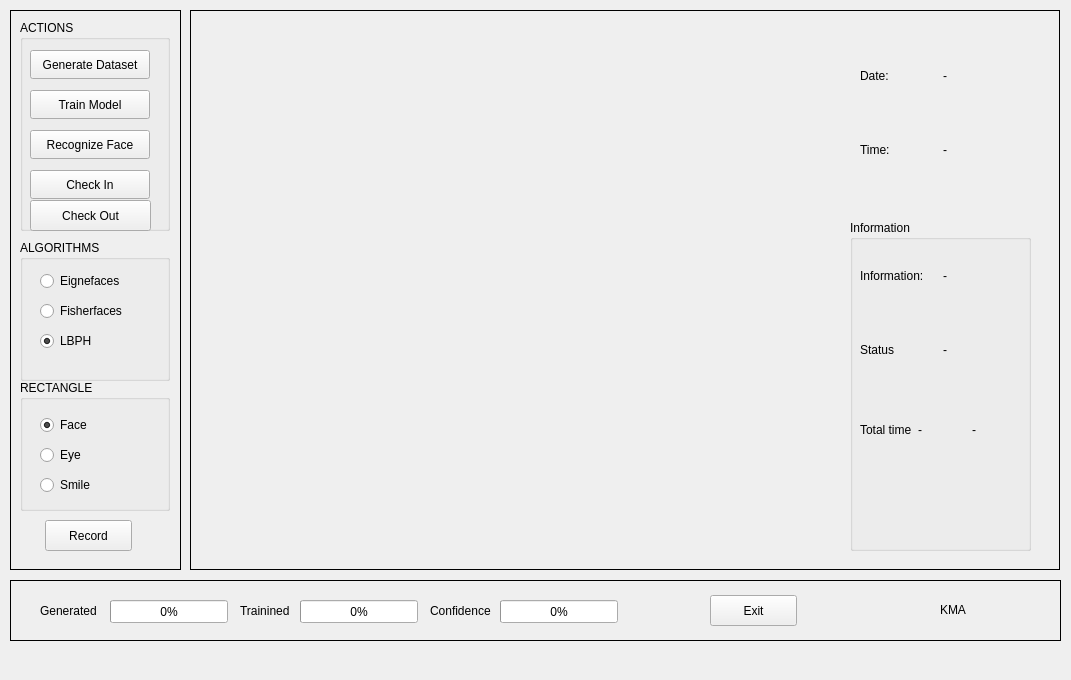
<?xml version="1.0" encoding="UTF-8"?>
<ui version="4.0">
 <class>MainWindow</class>
 <widget class="QMainWindow" name="MainWindow">
  <property name="geometry">
   <rect>
    <x>0</x>
    <y>0</y>
    <width>1071</width>
    <height>680</height>
   </rect>
  </property>
  <property name="minimumSize">
   <size>
    <width>1071</width>
    <height>680</height>
   </size>
  </property>
  <property name="maximumSize">
   <size>
    <width>1071</width>
    <height>680</height>
   </size>
  </property>
  <property name="windowTitle">
   <string>AUFR</string>
  </property>
  <property name="windowIcon">
   <iconset>
    <normaloff>icon/app_icon.jpg</normaloff>icon/app_icon.jpg</iconset>
  </property>
  <widget class="QWidget" name="centralwidget">
   <widget class="QFrame" name="frame">
    <property name="geometry">
     <rect>
      <x>190</x>
      <y>10</y>
      <width>870</width>
      <height>560</height>
     </rect>
    </property>
    <property name="frameShape">
     <enum>QFrame::Box</enum>
    </property>
    <widget class="QLabel" name="video_feed">
     <property name="geometry">
      <rect>
       <x>0</x>
       <y>0</y>
       <width>641</width>
       <height>560</height>
      </rect>
     </property>
     <property name="text">
      <string/>
     </property>
    </widget>
    <widget class="QWidget" name="horizontalLayoutWidget">
     <property name="geometry">
      <rect>
       <x>670</x>
       <y>30</y>
       <width>160</width>
       <height>71</height>
      </rect>
     </property>
     <layout class="QHBoxLayout" name="horizontalLayout">
      <item>
       <widget class="QLabel" name="label_6">
        <property name="text">
         <string>Date:</string>
        </property>
       </widget>
      </item>
      <item>
       <widget class="QLabel" name="date_label">
        <property name="text">
         <string>-</string>
        </property>
       </widget>
      </item>
     </layout>
    </widget>
    <widget class="QWidget" name="horizontalLayoutWidget_2">
     <property name="geometry">
      <rect>
       <x>670</x>
       <y>100</y>
       <width>160</width>
       <height>80</height>
      </rect>
     </property>
     <layout class="QHBoxLayout" name="horizontalLayout_2">
      <property name="spacing">
       <number>6</number>
      </property>
      <item>
       <widget class="QLabel" name="label_7">
        <property name="text">
         <string>Time:</string>
        </property>
       </widget>
      </item>
      <item>
       <widget class="QLabel" name="time_label">
        <property name="text">
         <string>-</string>
        </property>
       </widget>
      </item>
     </layout>
    </widget>
    <widget class="QGroupBox" name="groupBox">
     <property name="geometry">
      <rect>
       <x>660</x>
       <y>210</y>
       <width>181</width>
       <height>331</height>
      </rect>
     </property>
     <property name="title">
      <string>Information</string>
     </property>
     <widget class="QWidget" name="horizontalLayoutWidget_3">
      <property name="geometry">
       <rect>
        <x>10</x>
        <y>20</y>
        <width>160</width>
        <height>71</height>
       </rect>
      </property>
      <layout class="QHBoxLayout" name="horizontalLayout_4">
       <item>
        <widget class="QLabel" name="label_8">
         <property name="text">
          <string>Information:</string>
         </property>
        </widget>
       </item>
       <item>
        <widget class="QLabel" name="name_label">
         <property name="text">
          <string>-</string>
         </property>
        </widget>
       </item>
      </layout>
     </widget>
     <widget class="QWidget" name="horizontalLayoutWidget_4">
      <property name="geometry">
       <rect>
        <x>10</x>
        <y>90</y>
        <width>160</width>
        <height>80</height>
       </rect>
      </property>
      <layout class="QHBoxLayout" name="horizontalLayout_5">
       <property name="spacing">
        <number>6</number>
       </property>
       <item>
        <widget class="QLabel" name="label_9">
         <property name="text">
          <string>Status</string>
         </property>
        </widget>
       </item>
       <item>
        <widget class="QLabel" name="id_label">
         <property name="text">
          <string>-</string>
         </property>
        </widget>
       </item>
      </layout>
     </widget>
     <widget class="QWidget" name="horizontalLayoutWidget_5">
      <property name="geometry">
       <rect>
        <x>10</x>
        <y>170</y>
        <width>160</width>
        <height>80</height>
       </rect>
      </property>
      <layout class="QHBoxLayout" name="horizontalLayout_3">
       <item>
        <widget class="QLabel" name="label_10">
         <property name="text">
          <string>Total time</string>
         </property>
        </widget>
       </item>
       <item>
        <widget class="QLabel" name="hour_label">
         <property name="text">
          <string>-</string>
         </property>
        </widget>
       </item>
       <item>
        <widget class="QLabel" name="min_label">
         <property name="text">
          <string>-</string>
         </property>
        </widget>
       </item>
      </layout>
     </widget>
    </widget>
   </widget>
   <widget class="QFrame" name="frame_2">
    <property name="geometry">
     <rect>
      <x>10</x>
      <y>10</y>
      <width>171</width>
      <height>560</height>
     </rect>
    </property>
    <property name="frameShape">
     <enum>QFrame::Panel</enum>
    </property>
    <widget class="QGroupBox" name="groupBox_3">
     <property name="geometry">
      <rect>
       <x>10</x>
       <y>370</y>
       <width>150</width>
       <height>131</height>
      </rect>
     </property>
     <property name="title">
      <string>RECTANGLE</string>
     </property>
     <widget class="QRadioButton" name="smile_rect_radio">
      <property name="geometry">
       <rect>
        <x>20</x>
        <y>90</y>
        <width>120</width>
        <height>30</height>
       </rect>
      </property>
      <property name="text">
       <string>Smile</string>
      </property>
      <attribute name="buttonGroup">
       <string notr="true">rect_radio_group</string>
      </attribute>
     </widget>
     <widget class="QRadioButton" name="eye_rect_radio">
      <property name="geometry">
       <rect>
        <x>20</x>
        <y>60</y>
        <width>120</width>
        <height>30</height>
       </rect>
      </property>
      <property name="text">
       <string>Eye</string>
      </property>
      <attribute name="buttonGroup">
       <string notr="true">rect_radio_group</string>
      </attribute>
     </widget>
     <widget class="QRadioButton" name="face_rect_radio">
      <property name="geometry">
       <rect>
        <x>20</x>
        <y>30</y>
        <width>120</width>
        <height>30</height>
       </rect>
      </property>
      <property name="text">
       <string>Face</string>
      </property>
      <property name="checked">
       <bool>true</bool>
      </property>
      <attribute name="buttonGroup">
       <string notr="true">rect_radio_group</string>
      </attribute>
     </widget>
    </widget>
    <widget class="QGroupBox" name="groupBox_2">
     <property name="geometry">
      <rect>
       <x>10</x>
       <y>10</y>
       <width>150</width>
       <height>211</height>
      </rect>
     </property>
     <property name="title">
      <string>ACTIONS</string>
     </property>
     <widget class="QPushButton" name="generate_dataset_btn">
      <property name="geometry">
       <rect>
        <x>10</x>
        <y>30</y>
        <width>120</width>
        <height>29</height>
       </rect>
      </property>
      <property name="text">
       <string>Generate Dataset</string>
      </property>
     </widget>
     <widget class="QPushButton" name="train_model_btn">
      <property name="geometry">
       <rect>
        <x>10</x>
        <y>70</y>
        <width>120</width>
        <height>29</height>
       </rect>
      </property>
      <property name="text">
       <string>Train Model</string>
      </property>
     </widget>
     <widget class="QPushButton" name="recognize_face_btn">
      <property name="geometry">
       <rect>
        <x>10</x>
        <y>110</y>
        <width>120</width>
        <height>29</height>
       </rect>
      </property>
      <property name="text">
       <string>Recognize Face</string>
      </property>
     </widget>
     <widget class="QPushButton" name="checkin_btn">
      <property name="geometry">
       <rect>
        <x>10</x>
        <y>150</y>
        <width>120</width>
        <height>29</height>
       </rect>
      </property>
      <property name="text">
       <string>Check In</string>
      </property>
      <property name="checkable">
       <bool>true</bool>
      </property>
     </widget>
     <widget class="QPushButton" name="checkout_btn">
      <property name="geometry">
       <rect>
        <x>10</x>
        <y>180</y>
        <width>121</width>
        <height>31</height>
       </rect>
      </property>
      <property name="text">
       <string>Check Out</string>
      </property>
      <property name="checkable">
       <bool>true</bool>
      </property>
     </widget>
    </widget>
    <widget class="QGroupBox" name="groupBox_1">
     <property name="geometry">
      <rect>
       <x>10</x>
       <y>230</y>
       <width>150</width>
       <height>141</height>
      </rect>
     </property>
     <property name="title">
      <string>ALGORITHMS</string>
     </property>
     <property name="flat">
      <bool>false</bool>
     </property>
     <property name="checkable">
      <bool>false</bool>
     </property>
     <widget class="QRadioButton" name="lbph_algo_radio">
      <property name="geometry">
       <rect>
        <x>20</x>
        <y>90</y>
        <width>120</width>
        <height>22</height>
       </rect>
      </property>
      <property name="text">
       <string>LBPH</string>
      </property>
      <property name="checked">
       <bool>true</bool>
      </property>
      <attribute name="buttonGroup">
       <string notr="true">algo_radio_group</string>
      </attribute>
     </widget>
     <widget class="QRadioButton" name="fisher_algo_radio">
      <property name="geometry">
       <rect>
        <x>20</x>
        <y>60</y>
        <width>120</width>
        <height>22</height>
       </rect>
      </property>
      <property name="text">
       <string>Fisherfaces</string>
      </property>
      <attribute name="buttonGroup">
       <string notr="true">algo_radio_group</string>
      </attribute>
     </widget>
     <widget class="QRadioButton" name="eigen_algo_radio">
      <property name="geometry">
       <rect>
        <x>20</x>
        <y>30</y>
        <width>120</width>
        <height>22</height>
       </rect>
      </property>
      <property name="text">
       <string>Eignefaces</string>
      </property>
      <attribute name="buttonGroup">
       <string notr="true">algo_radio_group</string>
      </attribute>
     </widget>
    </widget>
    <widget class="QPushButton" name="video_recording_btn">
     <property name="geometry">
      <rect>
       <x>35</x>
       <y>510</y>
       <width>87</width>
       <height>31</height>
      </rect>
     </property>
     <property name="text">
      <string>Record</string>
     </property>
     <property name="checkable">
      <bool>true</bool>
     </property>
    </widget>
   </widget>
   <widget class="QFrame" name="frame">
    <property name="geometry">
     <rect>
      <x>10</x>
      <y>580</y>
      <width>1051</width>
      <height>61</height>
     </rect>
    </property>
    <property name="frameShape">
     <enum>QFrame::Panel</enum>
    </property>
    <property name="frameShadow">
     <enum>QFrame::Plain</enum>
    </property>
    <widget class="QProgressBar" name="progress_bar_recognize">
     <property name="geometry">
      <rect>
       <x>490</x>
       <y>20</y>
       <width>118</width>
       <height>23</height>
      </rect>
     </property>
     <property name="value">
      <number>0</number>
     </property>
    </widget>
    <widget class="QLabel" name="label_3">
     <property name="geometry">
      <rect>
       <x>420</x>
       <y>20</y>
       <width>71</width>
       <height>21</height>
      </rect>
     </property>
     <property name="text">
      <string>Confidence</string>
     </property>
    </widget>
    <widget class="QLabel" name="label">
     <property name="geometry">
      <rect>
       <x>230</x>
       <y>20</y>
       <width>54</width>
       <height>21</height>
      </rect>
     </property>
     <property name="text">
      <string>Trainined</string>
     </property>
    </widget>
    <widget class="QProgressBar" name="progress_bar_train">
     <property name="geometry">
      <rect>
       <x>290</x>
       <y>20</y>
       <width>118</width>
       <height>23</height>
      </rect>
     </property>
     <property name="maximum">
      <number>3</number>
     </property>
     <property name="value">
      <number>0</number>
     </property>
     <property name="format">
      <string>%p%</string>
     </property>
    </widget>
    <widget class="QProgressBar" name="progress_bar_generate">
     <property name="geometry">
      <rect>
       <x>100</x>
       <y>20</y>
       <width>118</width>
       <height>23</height>
      </rect>
     </property>
     <property name="value">
      <number>0</number>
     </property>
    </widget>
    <widget class="QLabel" name="label_2">
     <property name="geometry">
      <rect>
       <x>30</x>
       <y>20</y>
       <width>61</width>
       <height>21</height>
      </rect>
     </property>
     <property name="text">
      <string>Generated</string>
     </property>
    </widget>
    <widget class="QPushButton" name="exit_btn">
     <property name="geometry">
      <rect>
       <x>700</x>
       <y>15</y>
       <width>87</width>
       <height>31</height>
      </rect>
     </property>
     <property name="text">
      <string>Exit</string>
     </property>
    </widget>
    <widget class="QLabel" name="label_4">
     <property name="geometry">
      <rect>
       <x>880</x>
       <y>10</y>
       <width>41</width>
       <height>41</height>
      </rect>
     </property>
     <property name="inputMethodHints">
      <set>Qt::ImhNone</set>
     </property>
     <property name="text">
      <string/>
     </property>
     <property name="pixmap">
      <pixmap>icon/kma.png</pixmap>
     </property>
     <property name="scaledContents">
      <bool>true</bool>
     </property>
    </widget>
    <widget class="QLabel" name="label_5">
     <property name="geometry">
      <rect>
       <x>930</x>
       <y>20</y>
       <width>91</width>
       <height>20</height>
      </rect>
     </property>
     <property name="text">
      <string>KMA</string>
     </property>
    </widget>
   </widget>
  </widget>
  <widget class="QMenuBar" name="menu_bar">
   <property name="geometry">
    <rect>
     <x>0</x>
     <y>0</y>
     <width>1071</width>
     <height>22</height>
    </rect>
   </property>
   <property name="defaultUp">
    <bool>false</bool>
   </property>
  </widget>
 </widget>
 <resources/>
 <connections>
  <connection>
   <sender>exit_btn</sender>
   <signal>clicked(bool)</signal>
   <receiver>MainWindow</receiver>
   <slot>close()</slot>
   <hints>
    <hint type="sourcelabel">
     <x>748</x>
     <y>648</y>
    </hint>
    <hint type="destinationlabel">
     <x>809</x>
     <y>719</y>
    </hint>
   </hints>
  </connection>
 </connections>
 <buttongroups>
  <buttongroup name="rect_radio_group"/>
  <buttongroup name="algo_radio_group"/>
 </buttongroups>
</ui>
